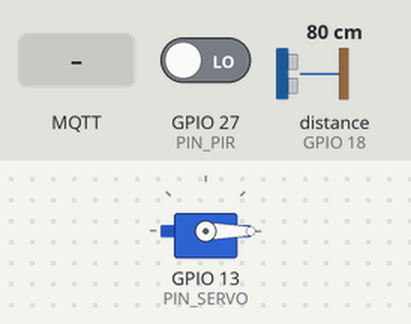
This sketch was run on a simulated ESP32. On the bench: servo. Inputs (shaded band) come from the test bench; at power-on: GPIO 27 (PIN_PIR) LOW, distance to the obstacle (sensor on GPIO 18) 80 cm. The echo pulse lasts 58.3 µs per cm; WiFi joins after 1.5 s; servers stay silent unless stated; random numbers use the default seed unless the sketch sets one; no MQTT or app messages arrive unless stated; what the sketch prints to the serial monitor is not drawn.

Above: at 2.7 s.
2.8 s: MQTT message "abrir" arrives on the first subscribed topic
At 6.0 s:
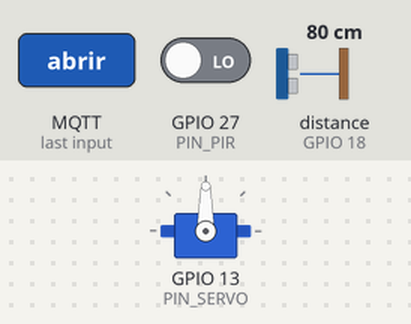
6.5 s: GPIO 27 (PIN_PIR) driven HIGH
10.5 s: MQTT message "fechar" arrives on the first subscribed topic
12.0 s: MQTT message "1" arrives on the first subscribed topic
Timing chart, 0 to 15.0 s (numbered marks = the images above; inputs shaded):
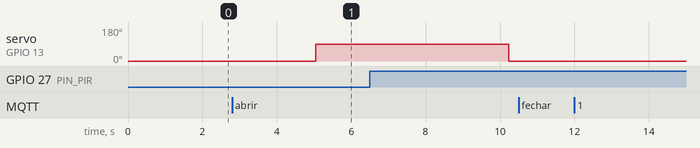

The sketch:

sketch.ino
```cpp
/*
 * Lixeira Inteligente — firmware do dispositivo (ESP32 / Wokwi)
 * Projeto de Objetos Inteligentes Conectados — Universidade Presbiteriana Mackenzie
 *
 * Um único modelo de dispositivo, replicado para cada lixeira.
 * Para criar a lixeira 2 e a 3, copie este projeto e altere apenas BIN_ID.
 *
 * Sensores : PIR (presença)  +  HC-SR04 (nível de resíduos)
 * Atuador  : servomotor SG90 (tampa), comandado via MQTT pelo Node-RED
 *
 * Bibliotecas (libraries.txt): PubSubClient, ESP32Servo, ArduinoJson (v7)
 */
#include <WiFi.h>
#include <PubSubClient.h>
#include <ESP32Servo.h>
#include <ArduinoJson.h>

// ======================= CONFIGURAÇÃO =======================
const char* BIN_ID      = "lixeira01";          // lixeira02, lixeira03...
const char* WIFI_SSID   = "Wokwi-GUEST";        // rede Wi-Fi padrão do Wokwi
const char* WIFI_PASS   = "";
const char* MQTT_HOST   = "broker.hivemq.com";  // broker público
const uint16_t MQTT_PORT = 1883;
const char* TOPIC_BASE  = "upm/ioc/lixeira";    // prefixo exclusivo do grupo

// Pinos
const int PIN_PIR   = 27;
const int PIN_TRIG  = 5;
const int PIN_ECHO  = 18;
const int PIN_SERVO = 13;

// Geometria da lixeira (cm) — usada para converter distância em % de ocupação
const float BIN_DEPTH_CM    = 50.0f;  // distância sensor -> fundo (lixeira vazia)
const float SENSOR_FULL_CM  = 5.0f;   // distância mínima confiável (lixeira 100% cheia)

// Temporizações (ms)
const unsigned long TELEMETRY_MS    = 5000;   // período de envio do nível
const unsigned long LID_OPEN_MS     = 5000;   // tempo com a tampa aberta
const unsigned long PRESENCE_GAP_MS = 3000;   // intervalo mínimo entre eventos de presença
const unsigned long MQTT_RETRY_MS   = 5000;

// Servo
const int LID_CLOSED_DEG = 0;
const int LID_OPEN_DEG   = 90;
// ============================================================

WiFiClient   wifiClient;
PubSubClient mqtt(wifiClient);
Servo        lidServo;

String tTelemetria, tPresenca, tComando, tStatus;

bool          lidOpen        = false;
unsigned long lidCloseAt     = 0;
unsigned long lastTelemetry  = 0;
unsigned long lastPresence   = 0;
unsigned long lastMqttTry    = 0;
bool          lastPirState   = false;

// ---------- Sensores ----------
float readDistanceOnceCm() {
  digitalWrite(PIN_TRIG, LOW);
  delayMicroseconds(2);
  digitalWrite(PIN_TRIG, HIGH);
  delayMicroseconds(10);
  digitalWrite(PIN_TRIG, LOW);
  unsigned long dur = pulseIn(PIN_ECHO, HIGH, 30000UL);  // timeout 30 ms
  if (dur == 0) return NAN;
  return (dur * 0.0343f) / 2.0f;                         // velocidade do som ~343 m/s
}

// Mediana de 5 leituras para reduzir ruído; NAN se nenhuma leitura for válida
float readDistanceCm() {
  float v[5];
  int n = 0;
  for (int i = 0; i < 5; i++) {
    float d = readDistanceOnceCm();
    if (!isnan(d)) v[n++] = d;
    delay(30);
  }
  if (n == 0) return NAN;
  for (int i = 1; i < n; i++) {            // ordenação por inserção
    float k = v[i]; int j = i - 1;
    while (j >= 0 && v[j] > k) { v[j + 1] = v[j]; j--; }
    v[j + 1] = k;
  }
  return v[n / 2];
}

float distanceToLevelPct(float d) {
  float pct = (BIN_DEPTH_CM - d) / (BIN_DEPTH_CM - SENSOR_FULL_CM) * 100.0f;
  if (pct < 0.0f)   pct = 0.0f;
  if (pct > 100.0f) pct = 100.0f;
  return pct;
}

// ---------- Atuador ----------
void openLid() {
  lidServo.write(LID_OPEN_DEG);
  lidOpen = true;
  lidCloseAt = millis() + LID_OPEN_MS;
  Serial.println("[tampa] aberta");
}

void closeLid() {
  lidServo.write(LID_CLOSED_DEG);
  lidOpen = false;
  Serial.println("[tampa] fechada");
}

// ---------- MQTT ----------
void onMessage(char* topic, byte* payload, unsigned int length) {
  String msg;
  for (unsigned int i = 0; i < length; i++) msg += (char)payload[i];
  msg.trim();
  msg.toLowerCase();
  Serial.printf("[mqtt] %s -> %s\n", topic, msg.c_str());
  if (String(topic) == tComando) {
    if (msg == "abrir")  openLid();
    if (msg == "fechar") closeLid();
  }
}

bool connectMqtt() {
  String clientId = String("esp32-") + BIN_ID + "-" + String((uint32_t)esp_random(), HEX);
  // Last Will: se o dispositivo cair, o broker publica "offline" (retido)
  if (mqtt.connect(clientId.c_str(), nullptr, nullptr, tStatus.c_str(), 1, true, "offline")) {
    mqtt.publish(tStatus.c_str(), "online", true);
    mqtt.subscribe(tComando.c_str());
    Serial.println("[mqtt] conectado");
    return true;
  }
  Serial.printf("[mqtt] falha rc=%d\n", mqtt.state());
  return false;
}

void publishTelemetry() {
  float d = readDistanceCm();
  JsonDocument doc;
  doc["id"] = BIN_ID;
  if (isnan(d)) {
    doc["distancia_cm"] = nullptr;
    doc["nivel_pct"]    = nullptr;
    doc["sensor_ok"]    = false;
  } else {
    doc["distancia_cm"] = round(d * 10.0f) / 10.0f;
    doc["nivel_pct"]    = round(distanceToLevelPct(d) * 10.0f) / 10.0f;
    doc["sensor_ok"]    = true;
  }
  doc["tampa"]    = lidOpen ? "aberta" : "fechada";
  doc["rssi"]     = WiFi.RSSI();
  doc["uptime_s"] = millis() / 1000;
  char buf[256];
  size_t n = serializeJson(doc, buf, sizeof(buf));
  mqtt.publish(tTelemetria.c_str(), (const uint8_t*)buf, n, false);
  Serial.printf("[telemetria] %s\n", buf);
}

void publishPresence() {
  JsonDocument doc;
  doc["id"] = BIN_ID;
  doc["presenca"] = true;
  char buf[96];
  size_t n = serializeJson(doc, buf, sizeof(buf));
  mqtt.publish(tPresenca.c_str(), (const uint8_t*)buf, n, false);
  Serial.println("[presenca] evento enviado");
}

// ---------- Setup / Loop ----------
void connectWifi() {
  Serial.printf("[wifi] conectando a %s ", WIFI_SSID);
  WiFi.mode(WIFI_STA);
  WiFi.begin(WIFI_SSID, WIFI_PASS, 6);   // canal 6 acelera a conexão no Wokwi
  while (WiFi.status() != WL_CONNECTED) { delay(250); Serial.print("."); }
  Serial.printf("\n[wifi] conectado, IP %s\n", WiFi.localIP().toString().c_str());
}

void setup() {
  Serial.begin(115200);
  pinMode(PIN_PIR, INPUT);
  pinMode(PIN_TRIG, OUTPUT);
  pinMode(PIN_ECHO, INPUT);
  digitalWrite(PIN_TRIG, LOW);

  lidServo.setPeriodHertz(50);
  lidServo.attach(PIN_SERVO, 500, 2400);
  closeLid();

  String base = String(TOPIC_BASE) + "/" + BIN_ID;
  tTelemetria = base + "/telemetria";
  tPresenca   = base + "/presenca";
  tComando    = base + "/cmd/tampa";
  tStatus     = base + "/status";

  connectWifi();
  mqtt.setServer(MQTT_HOST, MQTT_PORT);
  mqtt.setBufferSize(512);
  mqtt.setCallback(onMessage);
}

void loop() {
  unsigned long now = millis();

  if (WiFi.status() != WL_CONNECTED) connectWifi();

  if (!mqtt.connected()) {
    if (now - lastMqttTry >= MQTT_RETRY_MS) {
      lastMqttTry = now;
      connectMqtt();
    }
  } else {
    mqtt.loop();

    // Presença: detecta borda de subida do PIR e envia evento ao Node-RED
    bool pir = digitalRead(PIN_PIR) == HIGH;
    if (pir && !lastPirState && (now - lastPresence >= PRESENCE_GAP_MS)) {
      lastPresence = now;
      publishPresence();
    }
    lastPirState = pir;

    // Telemetria periódica do nível
    if (now - lastTelemetry >= TELEMETRY_MS) {
      lastTelemetry = now;
      publishTelemetry();
    }
  }

  // Fecha a tampa após o tempo configurado
  if (lidOpen && (long)(now - lidCloseAt) >= 0) closeLid();
}
```

Measured:
- after the input at 2.8 s, servo on GPIO 13 (PIN_SERVO): 0° → 90° after 2.3 s
- after the input at 10.5 s, every drawn part: stays the same
- after the input at 12.0 s, every drawn part: stays the same
